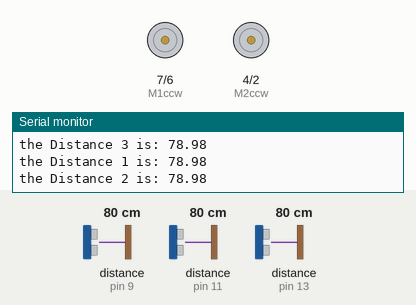
A sketch run on a simulated Arduino Uno, built with avr-gcc and run on an emulated ATmega328P. On the bench: motor-driver pin pairs drawn as motors (green arrow = first pin HIGH = forward, orange = second pin HIGH = backward, longer = more drive, scaled by the enable pin), the last lines printed to the serial monitor. Wiring (inferred from the names in the program): 3 × ultrasonic range finder: trigger pin 8, echo pin 9 / trigger pin 10, echo pin 11 / trigger pin 12, echo pin 13. The inputs (shaded band) are chosen by the test bench; at power-on: distance to the obstacle (sensors on pin 9, pin 13, pin 11) 80 cm. The echo pulse lasts 58.3 µs per cm.

Above: at 1.2 s.
1.3 s: distance to the obstacle (sensor on pin 9) set to 23 cm
4.3 s: distance to the obstacle (sensor on pin 9) set to 19 cm
At 5.2 s:
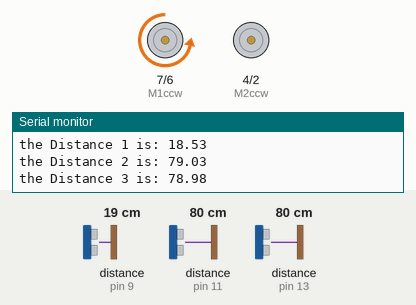
5.8 s: distance to the obstacle (sensor on pin 13) set to 23 cm
7.3 s: distance to the obstacle (sensor on pin 13) set to 18 cm
At 8.5 s:
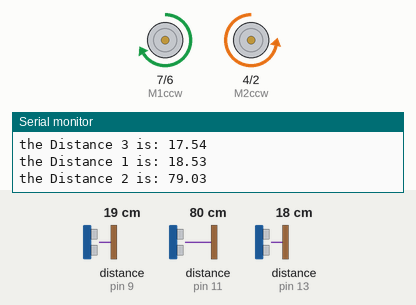
8.8 s: distance to the obstacle (sensor on pin 9) set to 35 cm
At 10.1 s:
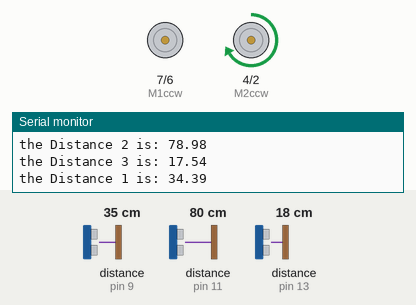
Timing chart, 0 to 11.8 s (numbered marks = the images above; inputs shaded):
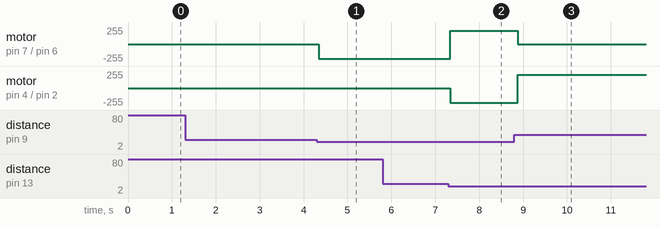

The sketch:

Motor_UltraSonic_MOVEMENT.ino
```cpp
//#include <NewPing.h>


int M1SpeedPin = 3; // motor 1 PWM pin (LEFT WHEEL)
int M2SpeedPin = 5; // motor 2 PWM pin (RIGHT WHEEL)

int M1cw = 6;
int M1ccw = 7; // the motor 1 direction pins

int M2cw = 2;
int M2ccw = 4; // the motor 1 direction pins


int TRIGGER_PIN1 = 8;
int ECHO_PIN1 = 9;

int TRIGGER_PIN2 = 10;
int ECHO_PIN2 = 11;

int TRIGGER_PIN3 = 12;
int ECHO_PIN3 = 13;

double duration1;
double duration2;
double duration3;

double distance1;
double distance2;
double distance3;

void setup() {

  pinMode(ECHO_PIN1, INPUT);
  pinMode(TRIGGER_PIN1, OUTPUT);

  pinMode(ECHO_PIN2, INPUT);
  pinMode(TRIGGER_PIN2, OUTPUT);

  pinMode(ECHO_PIN3, INPUT);
  pinMode(TRIGGER_PIN3, OUTPUT);

  pinMode(M1cw, OUTPUT);
  pinMode(M1ccw, OUTPUT);
  pinMode(M1SpeedPin, OUTPUT);

  pinMode(M2cw, OUTPUT);
  pinMode(M2ccw, OUTPUT);
  pinMode(M2SpeedPin, OUTPUT);

  Serial.begin(9600);

//  Serial.begin(115200);

}

void loop() {


//   Sets the trigPin on HIGH state for 10 micro seconds
  digitalWrite(TRIGGER_PIN1, HIGH);

  delayMicroseconds(10);

  digitalWrite(TRIGGER_PIN1, LOW);

  // Reads the echoPin, returns the sound wave travel time in microseconds
  duration1 = pulseIn(ECHO_PIN1, HIGH);

//  Serial.println(" Duration1  is: " );
//  Serial.print(duration1);


  digitalWrite(TRIGGER_PIN2, HIGH);

    delayMicroseconds(10);

  digitalWrite(TRIGGER_PIN2, LOW);

  duration2 = pulseIn(ECHO_PIN2, HIGH);

//  Serial.println(" Duration2  is: " );
//  Serial.print(duration2);

  digitalWrite(TRIGGER_PIN3, HIGH);

    delayMicroseconds(10);

  digitalWrite(TRIGGER_PIN3, LOW);

  duration3 = pulseIn(ECHO_PIN3, HIGH);


//  Serial.println(" Duration3  is: " );
//  Serial.print(duration3);


  // Calculating the distance

   distance1 = duration1*0.034/2;
   distance2 = duration2*0.034/2;
   distance3 = duration3*0.034/2;

   if(distance1 < 20){

//    Serial.println("inside the if statment");

      if(distance3 < 20){
      analogWrite(M1SpeedPin, 200);
      analogWrite(M2SpeedPin, 220);

      digitalWrite(M1cw, LOW);
      digitalWrite(M1ccw, HIGH);

      digitalWrite(M2cw, HIGH);
      digitalWrite(M2ccw, LOW);

      }

      else{

      analogWrite(M1SpeedPin, 220);
      analogWrite(M2SpeedPin, 0);
      //writing the speed of the motor

      digitalWrite(M1cw, HIGH);
      digitalWrite(M1ccw, LOW);

      digitalWrite(M2cw, HIGH);
      digitalWrite(M2ccw, LOW);
      //deciding the directions for each motor

      }

   }
   else if(distance3 < 20){

    analogWrite(M1SpeedPin, 0);
    analogWrite(M2SpeedPin, 200);

    digitalWrite(M1cw, HIGH);
    digitalWrite(M1ccw, LOW);

    digitalWrite(M2cw, LOW);
    digitalWrite(M2ccw, HIGH);

   }
   else if (distance2 < 30){

    analogWrite(M1SpeedPin, 170);
    analogWrite(M2SpeedPin, 170);

    digitalWrite(M1cw, HIGH);
    digitalWrite(M1ccw, LOW);

    digitalWrite(M2cw, LOW);
    digitalWrite(M2ccw, HIGH);
   }


   else {

    analogWrite(M1SpeedPin, 0);
    analogWrite(M2SpeedPin, 0);

    digitalWrite(M1cw, LOW);
    digitalWrite(M1ccw, LOW);

    digitalWrite(M2cw, LOW);
    digitalWrite(M2ccw, LOW);

    }
  // Prints the distance on the Serial Monitor

  Serial.print("the Distance 1 is: " );
  Serial.println(distance1);

  Serial.print("the Distance 2 is: " );
  Serial.println(distance2);

  Serial.print("the Distance 3 is: " );
  Serial.println(distance3);

}
```

Measured:
- the behaviour switches between 21 and 20 cm on distance to the obstacle (sensor on pin 9) (found by bisection; images 0 and 1)
- the behaviour switches between 21 and 20 cm on distance to the obstacle (sensor on pin 13) (found by bisection; images 1 and 2)
- after the input at 4.3 s, motor on pin 7 (M1ccw) / pin 6 (M1cw): stopped → backward 220/255 at once
- after the input at 7.3 s, motor on pin 7 (M1ccw) / pin 6 (M1cw): backward 220/255 → forward 200/255 at once; motor on pin 4 (M2ccw) / pin 2 (M2cw): stopped → backward 220/255 at once
- after the input at 8.8 s, motor on pin 7 (M1ccw) / pin 6 (M1cw): forward 200/255 → stopped after 0.08 s; motor on pin 4 (M2ccw) / pin 2 (M2cw): backward 220/255 → forward 200/255 after 0.08 s
